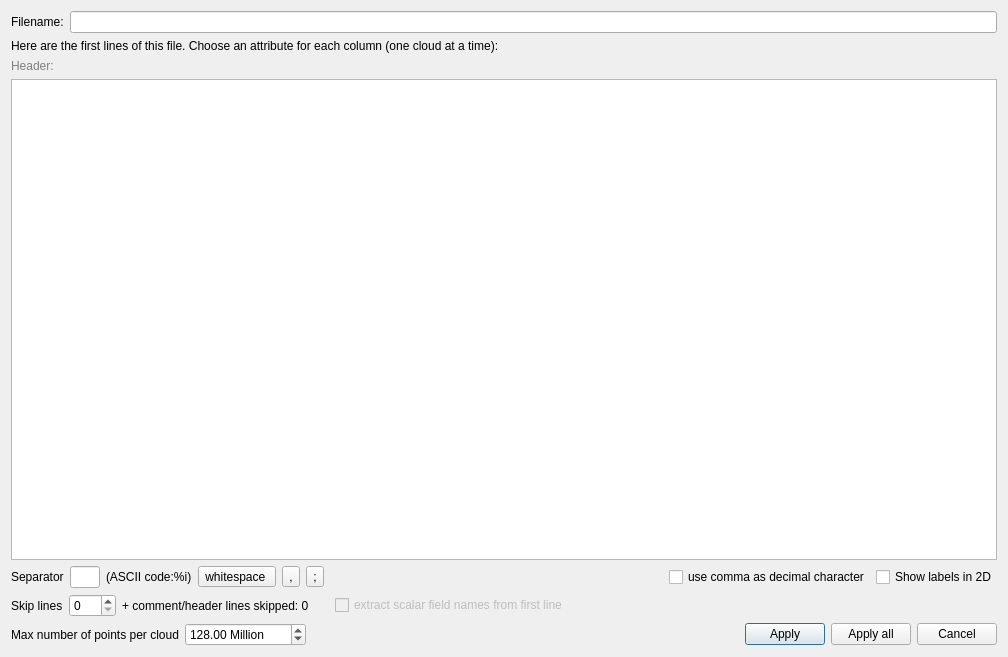
<?xml version="1.0" encoding="UTF-8"?>
<ui version="4.0">
 <class>AsciiOpenDialog</class>
 <widget class="QDialog" name="AsciiOpenDialog">
  <property name="geometry">
   <rect>
    <x>0</x>
    <y>0</y>
    <width>1008</width>
    <height>657</height>
   </rect>
  </property>
  <property name="sizePolicy">
   <sizepolicy hsizetype="Preferred" vsizetype="Fixed">
    <horstretch>0</horstretch>
    <verstretch>0</verstretch>
   </sizepolicy>
  </property>
  <property name="windowTitle">
   <string>Open Ascii File</string>
  </property>
  <layout class="QVBoxLayout" name="verticalLayout">
   <item>
    <layout class="QHBoxLayout" name="horizontalLayout_2">
     <item>
      <widget class="QLabel" name="label_3">
       <property name="text">
        <string>Filename:</string>
       </property>
      </widget>
     </item>
     <item>
      <widget class="QLineEdit" name="lineEditFileName">
       <property name="sizePolicy">
        <sizepolicy hsizetype="Expanding" vsizetype="Fixed">
         <horstretch>0</horstretch>
         <verstretch>0</verstretch>
        </sizepolicy>
       </property>
       <property name="readOnly">
        <bool>true</bool>
       </property>
      </widget>
     </item>
    </layout>
   </item>
   <item>
    <widget class="QLabel" name="label">
     <property name="text">
      <string>Here are the first lines of this file. Choose an attribute for each column (one cloud at a time):</string>
     </property>
    </widget>
   </item>
   <item>
    <widget class="QLabel" name="headerLabel">
     <property name="styleSheet">
      <string notr="true">color: grey;</string>
     </property>
     <property name="text">
      <string>Header:</string>
     </property>
    </widget>
   </item>
   <item>
    <widget class="QScrollArea" name="scrollArea">
     <property name="frameShape">
      <enum>QFrame::NoFrame</enum>
     </property>
     <property name="widgetResizable">
      <bool>true</bool>
     </property>
     <widget class="QWidget" name="scrollAreaWidgetContents">
      <property name="geometry">
       <rect>
        <x>0</x>
        <y>0</y>
        <width>990</width>
        <height>488</height>
       </rect>
      </property>
      <layout class="QVBoxLayout" name="verticalLayout_2">
       <property name="leftMargin">
        <number>0</number>
       </property>
       <property name="topMargin">
        <number>0</number>
       </property>
       <property name="rightMargin">
        <number>0</number>
       </property>
       <property name="bottomMargin">
        <number>0</number>
       </property>
       <item>
        <widget class="QTableWidget" name="tableWidget">
         <property name="editTriggers">
          <set>QAbstractItemView::NoEditTriggers</set>
         </property>
         <property name="alternatingRowColors">
          <bool>true</bool>
         </property>
         <property name="selectionMode">
          <enum>QAbstractItemView::NoSelection</enum>
         </property>
         <property name="cornerButtonEnabled">
          <bool>false</bool>
         </property>
         <attribute name="verticalHeaderVisible">
          <bool>false</bool>
         </attribute>
        </widget>
       </item>
      </layout>
     </widget>
    </widget>
   </item>
   <item>
    <layout class="QHBoxLayout" name="horizontalLayout">
     <item>
      <widget class="QLabel" name="label_2">
       <property name="text">
        <string>Separator</string>
       </property>
      </widget>
     </item>
     <item>
      <widget class="QLineEdit" name="lineEditSeparator">
       <property name="sizePolicy">
        <sizepolicy hsizetype="Preferred" vsizetype="Fixed">
         <horstretch>0</horstretch>
         <verstretch>0</verstretch>
        </sizepolicy>
       </property>
       <property name="maximumSize">
        <size>
         <width>30</width>
         <height>16777215</height>
        </size>
       </property>
       <property name="maxLength">
        <number>1</number>
       </property>
      </widget>
     </item>
     <item>
      <widget class="QLabel" name="asciiCodeLabel">
       <property name="text">
        <string>(ASCII code:%i)</string>
       </property>
      </widget>
     </item>
     <item>
      <layout class="QHBoxLayout">
       <item>
        <widget class="QToolButton" name="toolButtonShortcutSpace">
         <property name="toolTip">
          <string>space</string>
         </property>
         <property name="text">
          <string>whitespace </string>
         </property>
        </widget>
       </item>
       <item>
        <widget class="QToolButton" name="toolButtonShortcutComma">
         <property name="text">
          <string notr="true">,</string>
         </property>
        </widget>
       </item>
       <item>
        <widget class="QToolButton" name="toolButtonShortcutSemicolon">
         <property name="toolTip">
          <string>semicolon</string>
         </property>
         <property name="text">
          <string notr="true">;</string>
         </property>
        </widget>
       </item>
       <item>
        <spacer name="horizontalSpacer_2">
         <property name="orientation">
          <enum>Qt::Horizontal</enum>
         </property>
         <property name="sizeHint" stdset="0">
          <size>
           <width>40</width>
           <height>20</height>
          </size>
         </property>
        </spacer>
       </item>
       <item>
        <widget class="QCheckBox" name="commaDecimalCheckBox">
         <property name="text">
          <string>use comma as decimal character</string>
         </property>
        </widget>
       </item>
       <item>
        <widget class="QCheckBox" name="show2DLabelsCheckBox">
         <property name="toolTip">
          <string>Show labels in 2D (not recommended over 50).
Otherwise labels are shown in 3D.</string>
         </property>
         <property name="text">
          <string>Show labels in 2D</string>
         </property>
        </widget>
       </item>
      </layout>
     </item>
    </layout>
   </item>
   <item>
    <layout class="QHBoxLayout" name="horizontalLayout_3">
     <item>
      <widget class="QLabel" name="label_4">
       <property name="text">
        <string>Skip lines</string>
       </property>
      </widget>
     </item>
     <item>
      <widget class="QSpinBox" name="spinBoxSkipLines">
       <property name="maximum">
        <number>999</number>
       </property>
      </widget>
     </item>
     <item>
      <widget class="QLabel" name="commentLinesSkippedLabel">
       <property name="text">
        <string>+ comment/header lines skipped: 0</string>
       </property>
      </widget>
     </item>
     <item>
      <spacer name="horizontalSpacer_3">
       <property name="orientation">
        <enum>Qt::Horizontal</enum>
       </property>
       <property name="sizeType">
        <enum>QSizePolicy::Fixed</enum>
       </property>
       <property name="sizeHint" stdset="0">
        <size>
         <width>20</width>
         <height>20</height>
        </size>
       </property>
      </spacer>
     </item>
     <item>
      <widget class="QCheckBox" name="extractSFNamesFrom1stLineCheckBox">
       <property name="enabled">
        <bool>false</bool>
       </property>
       <property name="text">
        <string>extract scalar field names from first line</string>
       </property>
      </widget>
     </item>
     <item>
      <spacer name="horizontalSpacer_4">
       <property name="orientation">
        <enum>Qt::Horizontal</enum>
       </property>
       <property name="sizeHint" stdset="0">
        <size>
         <width>40</width>
         <height>20</height>
        </size>
       </property>
      </spacer>
     </item>
    </layout>
   </item>
   <item>
    <widget class="QWidget" name="buttonWidget" native="true">
     <layout class="QHBoxLayout" name="horizontalLayout_5">
      <property name="leftMargin">
       <number>0</number>
      </property>
      <property name="topMargin">
       <number>0</number>
      </property>
      <property name="rightMargin">
       <number>0</number>
      </property>
      <property name="bottomMargin">
       <number>0</number>
      </property>
      <item>
       <widget class="QLabel" name="label_5">
        <property name="text">
         <string>Max number of points per cloud</string>
        </property>
       </widget>
      </item>
      <item>
       <widget class="QDoubleSpinBox" name="maxCloudSizeDoubleSpinBox">
        <property name="suffix">
         <string> Million</string>
        </property>
        <property name="decimals">
         <number>2</number>
        </property>
        <property name="minimum">
         <double>0.010000000000000</double>
        </property>
        <property name="maximum">
         <double>1000000.000000000000000</double>
        </property>
        <property name="value">
         <double>128.000000000000000</double>
        </property>
       </widget>
      </item>
      <item>
       <spacer name="horizontalSpacer_5">
        <property name="orientation">
         <enum>Qt::Horizontal</enum>
        </property>
        <property name="sizeHint" stdset="0">
         <size>
          <width>157</width>
          <height>20</height>
         </size>
        </property>
       </spacer>
      </item>
      <item>
       <widget class="QPushButton" name="applyButton">
        <property name="text">
         <string>Apply</string>
        </property>
       </widget>
      </item>
      <item>
       <widget class="QPushButton" name="applyAllButton">
        <property name="text">
         <string>Apply all</string>
        </property>
       </widget>
      </item>
      <item>
       <widget class="QPushButton" name="cancelButton">
        <property name="text">
         <string>Cancel</string>
        </property>
       </widget>
      </item>
     </layout>
    </widget>
   </item>
  </layout>
 </widget>
 <resources/>
 <connections/>
</ui>
